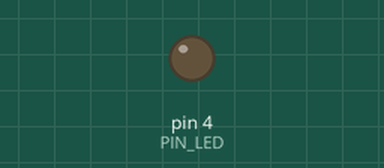
A sketch run on a simulated Arduino Uno, built with avr-gcc and run on an emulated ATmega328P. On the bench: output pins drawn as LEDs (lit = HIGH).

Above: at 0.3 s.
At 4.6 s:
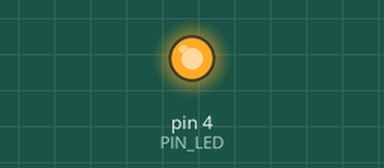
Timing chart, 0 to 7.2 s (numbered marks = the images above):
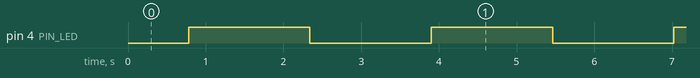

The sketch:

PWM.ino
```cpp
#define PIN_LED 4
void setup() { pinMode(PIN_LED, OUTPUT); }
void loop() {
  for (int b = 0; b <= 255; b += 5) { analogWrite(PIN_LED, b); delay(30); } // sube brillo
  for (int b = 255; b >= 0; b -= 5) { analogWrite(PIN_LED, b); delay(30); } // baja brillo
}
```

Measured:
- by itself, pin 4 (PIN_LED): alternates HIGH for 1.6 s and LOW for 1.6 s
